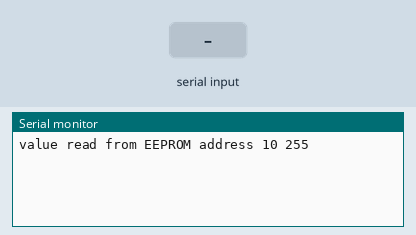
The sketch below on a simulated Arduino Uno, built with avr-gcc and run on an emulated ATmega328P. Shown: the last lines printed to the serial monitor. The test bench sets the inputs (shaded band). EEPROM starts erased.

Above: at 1.2 s.
1.3 s: "90,45\n" received over Serial
At 1.9 s:
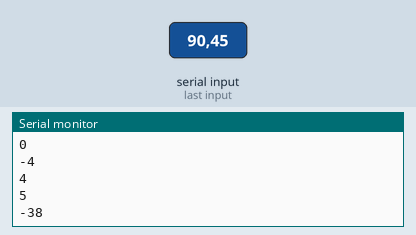
2.8 s: "30,150\n" received over Serial
At 3.2 s:
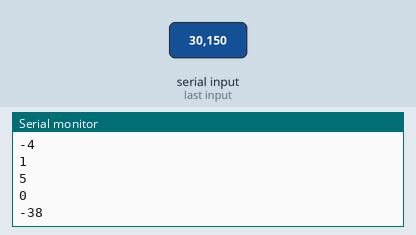
Timing chart, 0 to 5.8 s (numbered marks = the images above; inputs shaded):
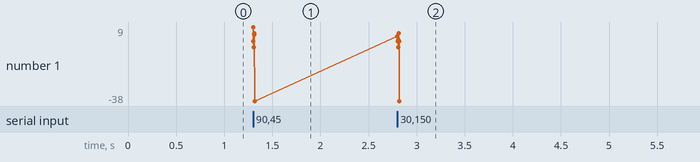

The sketch:

eeprom.ino
```cpp
#include <EEPROM.h>
void setup() {
 //EEPROM.write(10, 1); // write value 1 on address 10
 Serial.begin(9600);
 int v = EEPROM.read(10);
 Serial.print("value read from EEPROM address 10 ");
 Serial.println(v);
}
int r;
void loop() {
  r = Serial.read();
  if (r > 0) {
    r = r-48;
    Serial.println(r);
    EEPROM.write(10, r);
  }
}
```

Measured:
- after the input at 1.3 s, the serial monitor: prints a new line at once (image 1)
- after the input at 2.8 s, the serial monitor: prints a new line at once (image 2)
